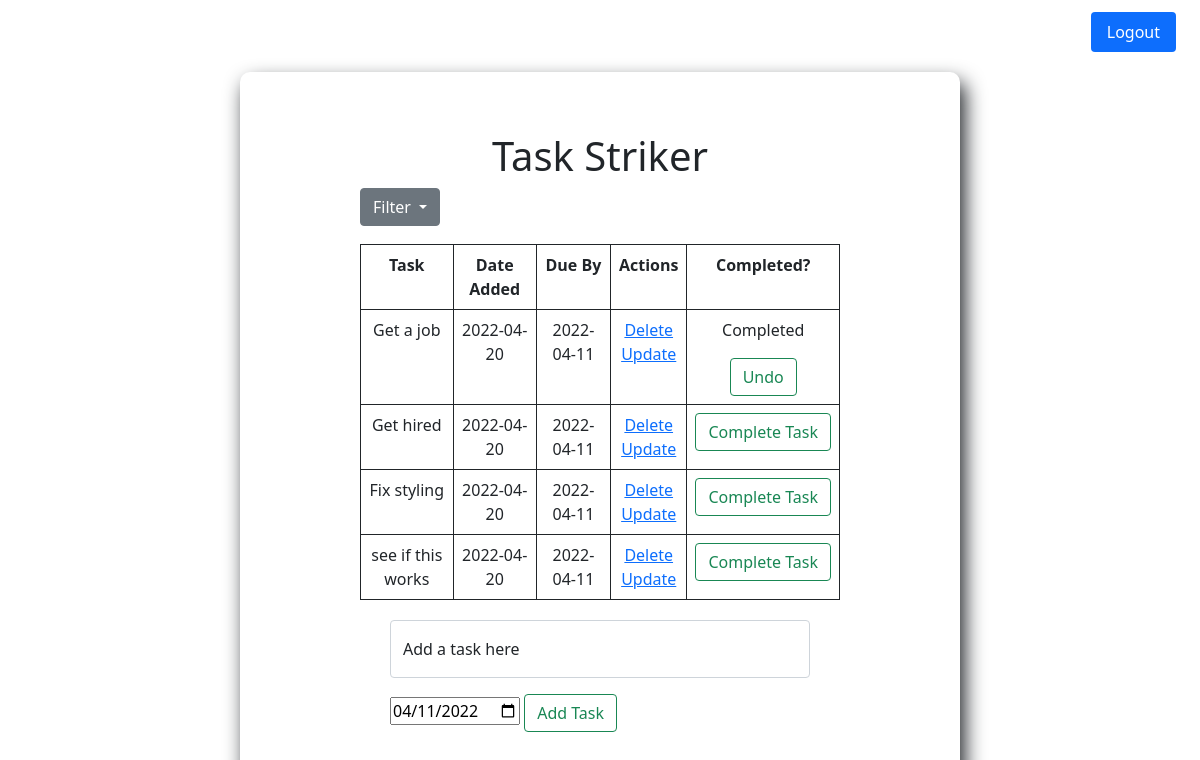
The app's page / (signed in) with its own data.
### index.py (models this page shows, shortened)
class Todo(db.Model):
    __table_name__ = 'todo'
    id = db.Column(db.Integer, primary_key=True)
    content = db.Column(db.String(200), nullable=False)
    due_date = db.Column(db.DateTime, nullable=False, default=datetime.utcnow)
    completed = db.Column(db.Integer, default=0)
    data_created = db.Column(db.DateTime, default=datetime.utcnow)
    is_complete = db.Column(db.Boolean, default=False)
    user_id = db.Column(db.Integer, db.ForeignKey('user.id'), nullable=False)

### index.py (the view)
@app.route('/', methods=['GET'])
@login_required
def index():
    tasks = Todo.query.order_by(Todo.data_created).filter_by(
        user_id=current_user.id).all()
    logged_in_user = User.query.filter_by(id=current_user.id).first()
    return render_template('index.html', tasks=tasks, user=logged_in_user)

### index.py (called while the page is built)
@login_manager.user_loader  # loads user from database
def load_user(user_id):  # user_id is the id of the user
    return User.query.get(int(user_id))  # returns user object

### templates/index.html (shortened to what this page needs)
{% extends 'base.html' %}  {% block body %}
<head>
  <link
    href="https://cdn.jsdelivr.net/npm/bootstrap@5.1.3/dist/css/bootstrap.min.css"
    rel="stylesheet"
  />
</head>
<div class="content task-striker">
  <h1 class="headers">Task Striker</h1>
  {% if tasks|length < 1 %}
  <h4 class="headers">
    Hi {{user.first_name}}! You don't seem to have any tasks at the moment.
    Create one below!
  </h4>
  {% else %}
  <div class="dropdown filter-button">
    <button
      class="btn btn-secondary dropdown-toggle"
      type="button"
      id="dropdownMenuButton1"
      data-bs-toggle="dropdown"
      aria-expanded="false"
    >
      Filter
    </button>
  </div>
  <table class="table table-bordered table-hover border-dark task-table">
    <tr style="text-align: center">
      <th>Task</th>
      <th>Date Added</th>
      <th>Due By</th>
      <th>Actions</th>
      <th>Completed?</th>
    </tr>
    {% for task in tasks%}
    <tr>
      <td>{{task.content}}</td>
      <td>{{task.data_created.date()}}</td>
      <td>{{task.due_date.date()}}</td>
      <td>
        <a href="/task/{{task.id}}/delete">Delete</a>
        <br />
        <a href="/task/{{task.id}}/update">Update</a>
      </td>
      <td>
        {% if task.is_complete == True %}
        <p>Completed</p>
        <form action="/task/{{task.id}}/undo" method="POST">
          <input type="submit" class="btn btn-outline-success" value="Undo" />
        </form>
        {% else %}
        <form action="/task/{{task.id}}/complete" method="POST">
          <input
            type="submit"
            class="btn btn-outline-success"
            value="Complete Task"
          />
        </form>
        {% endif %}
      </td>
    </tr>
    {% endfor %}
  </table>
  {% endif %}
  <div class="form">
    <form action="/task/add" method="POST">
      <div class="form-floating mb-3">
        <input
          type="text"
          name="content"
          class="form-control"
          id="floatingInput content"
          placeholder="name@example.com"
        />
        <label for="floatingInput">Add a task here</label>
      </div>
      <div>
        <input
          type="date"
          id="due_date"
          name="due_date"
          value="2022-04-11"
          min="2022-04-11"
          max="2028-12-31"
        />
        <input type="submit" class="btn btn-outline-success" value="Add Task" />
      </div>
    </form>
  </div>
</div>
<div class="logout-button">
  <ul class="nav nav-pills">
    <li class="nav-item">
      <a class="nav-link active" aria-current="page" href="/logout">Logout</a>
    </li>
  </ul>
</div>
{% endblock %}

### templates/base.html (shortened to what this page needs)
<!DOCTYPE html>
<html lang="en">
  <head>
    <link
      rel="stylesheet"
      href="{{ url_for('static', filename='css/main.css') }}"
    />
  </head>
  <body>
    {% block body %} {% endblock %}
  </body>
</html>

### static/css/main.css (style rules this page uses)
body { margin: 0; font-family: sans-serif; }
.content { margin-top: 10%; }
table, td, th { border: 1px solid #aaa; }
.task-table { max-width: 80%; }
table { border-collapse: collapse; width: 50%; margin-left: 10%; margin-top: 3%; }
.filter-button { margin-left:10% }
.task-striker { background-color: white; width: 60%; margin-top: 5%; margin-bottom: 20%; padding: 5%; position: absolute; left: 20%; box-shadow: 5px 10px 20px 0px; border-radius: 10px; }
th { height: 30px; }
td { text-align: center; padding: 5px; }
.form { margin-top: 20px; align-content: center; margin-left: 15%; width: 70% }
.headers { text-align: center; }
.logout-button { display:flex; justify-content: flex-end; margin-top: 1%; margin-right: 2% }

### records on screen
Todo: content "Get a job", data_created "2022-04-20", due_date "2022-04-11"
Todo: content "Get hired", data_created "2022-04-20", due_date "2022-04-11"
Todo: content "Fix styling", data_created "2022-04-20", due_date "2022-04-11"
Todo: content "see if this works", data_created "2022-04-20", due_date "2022-04-11"
